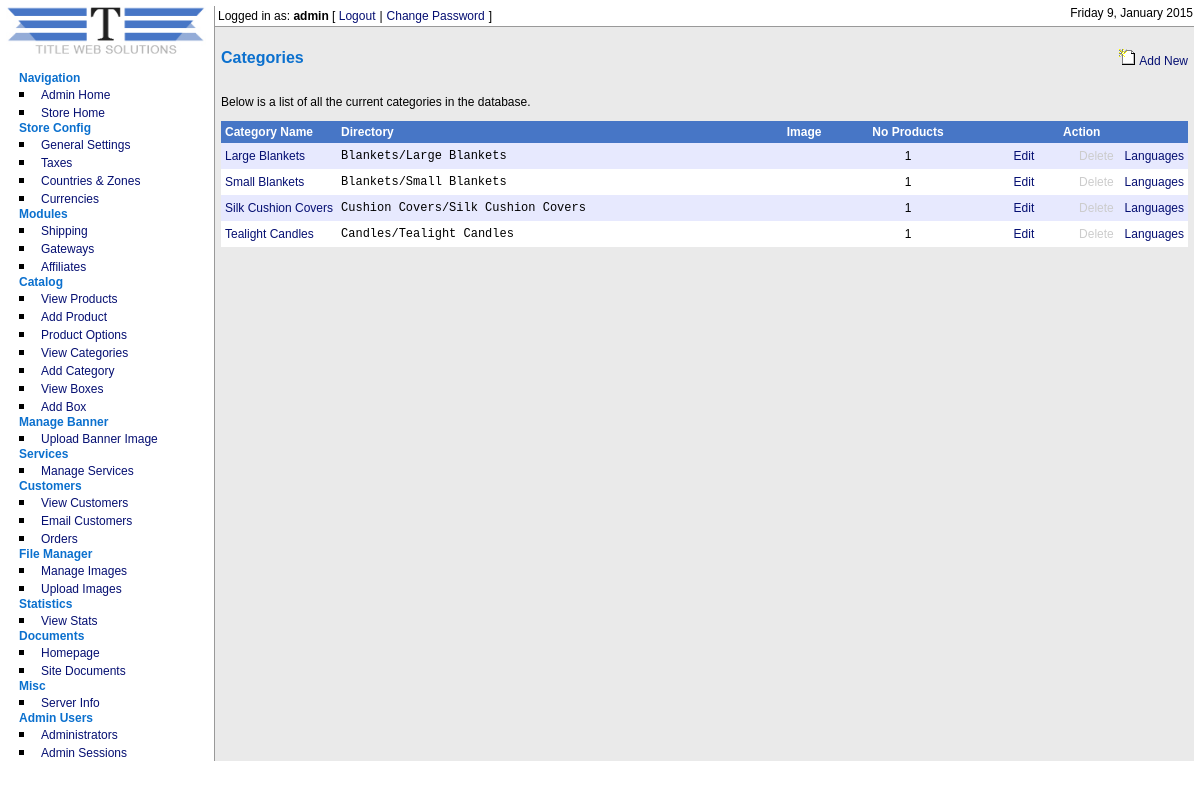
/admin/categories/index.php (signed in), run on the app's committed database.
### tables this page shows
CREATE TABLE IF NOT EXISTS `cubecart_admin_users` (
  `adminId` int(11) NOT NULL AUTO_INCREMENT,
  `name` varchar(255) NOT NULL DEFAULT '',
  `username` varchar(255) NOT NULL DEFAULT '',
  `password` varchar(32) NOT NULL DEFAULT '',
  `email` varchar(255) NOT NULL DEFAULT '',
  `noLogins` int(11) NOT NULL DEFAULT '0',
  `isSuper` int(11) NOT NULL DEFAULT '0',
  `notes` text,
  `failLevel` int(1) NOT NULL DEFAULT '0',
  `blockTime` int(10) NOT NULL DEFAULT '0',
  `lastTime` int(10) NOT NULL DEFAULT '0',
  KEY `adminId` (`adminId`)
);

CREATE TABLE IF NOT EXISTS `cubecart_category` (
  `cat_name` text NOT NULL,
  `cat_id` int(16) NOT NULL AUTO_INCREMENT,
  `cat_father_id` int(16) NOT NULL DEFAULT '0',
  `cat_image` varchar(250) NOT NULL DEFAULT '',
  `per_ship` decimal(20,2) NOT NULL DEFAULT '0.00',
  `item_ship` decimal(20,2) NOT NULL DEFAULT '0.00',
  `item_int_ship` decimal(20,2) NOT NULL DEFAULT '0.00',
  `per_int_ship` decimal(20,2) NOT NULL DEFAULT '0.00',
  `noProducts` int(11) DEFAULT '0',
  `box_id` int(11) NOT NULL,
  PRIMARY KEY (`cat_id`)
);

CREATE TABLE IF NOT EXISTS `cubecart_boxs` (
  `box_id` int(11) NOT NULL AUTO_INCREMENT,
  `box_title` varchar(255) NOT NULL,
  PRIMARY KEY (`box_id`)
);

### admin/categories/index.php (the view, shortened to what the rows shown need)
<?php
include("../../includes/global.inc.php");
require_once("../../classes/db.inc.php");
$db = new db();
include_once("../../includes/functions.inc.php");
$config = fetchDbConfig("config");
include_once("../../language/".$config['defaultLang']."/lang.inc.php");
include("../../includes/sslSwitch.inc.php");
include("../includes/auth.inc.php");
$catsPerPage = 25;
if(!isset($_GET['mode'])){
	if(isset($_GET['edit']) && $_GET['edit']>0){
		$query = sprintf("SELECT * FROM ".$glob['dbprefix']."CubeCart_category WHERE cat_id = %s", $db->mySQLSafe($_GET['edit']));
	} else {
		$query = "SELECT * FROM ".$glob['dbprefix']."CubeCart_category ORDER BY cat_id, cat_father_id ASC";
	}
	if(isset($_GET['page'])){
		$page = $_GET['page'];
	} else {
		$page = 0;
	}
	$results = $db->select($query, $catsPerPage, $page);
}
include("../includes/header.inc.php");
?>
<?php
if(!isset($_GET['mode']) && !isset($_GET['edit'])){
?>
<table width="100%"  border="0" cellspacing="0" cellpadding="4" class="mainTable">
  <?php
  if($results == TRUE){
  	for ($i=0; $i<count($results); $i++){
	$cellColor = cellColor($i);
	?>
  <tr>
    <td nowrap='nowrap' width="10%" class="<?php echo $cellColor; ?>"><a href="<?php echo $GLOBALS['rootRel']."index.php?act=viewCat&amp;catId=".$results[$i]['cat_id']; ?>" target="_blank" class="txtLink"><?php echo $results[$i]['cat_name']; ?></a></td>
    <td nowrap='nowrap'  class="<?php echo $cellColor; ?>"><span class="txtDir"><?php echo getCatDir3($results[$i]['cat_name'],$results[$i]['cat_father_id'], $results[$i]['cat_id'], $results[$i]['box_id']);?></span></td>
    <td align="center" valign="middle" nowrap='nowrap'  class="<?php echo $cellColor; ?>">
	<?php
	if(file_exists($GLOBALS['rootDir']."/images/uploads/".$results[$i]['cat_image']) && !empty($results[$i]['cat_image'])){
	$imgSize = getimagesize($GLOBALS['rootDir']."/images/uploads/".$results[$i]['cat_image']);
	?>
	<img src="<?php echo $glob['rootRel'];?>images/uploads/thumbs/thumb_<?php echo $results[$i]['cat_image']; ?>" alt="<?php echo $results[$i]['cat_name']; ?>" title="" <?php if($imgSize['0']>49){ ?>height="50"<?php }  ?> />
		<?php } else { echo "&nbsp;"; } ?></td>
    <td align="center" valign="middle" nowrap='nowrap'  class="<?php echo $cellColor; ?>"><span class="copyText"><?php echo $results[$i]['noProducts']; ?></span></td>
    <td align="center" width="10%" class="<?php echo $cellColor; ?>"><a
	<?php if(permission("categories","edit")==TRUE){ ?>
	href="?edit=<?php echo $results[$i]['cat_id']; ?>&box_id=<?php echo $results[$i]['box_id']; ?>" class="txtLink"
	<?php } else { echo $link401; } ?>
	><?php echo $lang['admin']['edit']; ?></a></td>
    <td align="center" width="5%" class="<?php echo $cellColor; ?>"><a
	<?php if(permission("categories","delete")==TRUE && $results[$i]['noProducts']<=0){ ?>
	href="javascript:decision('<?php echo $lang['admin']['delete_q']; ?>','?delete=<?php echo $results[$i]['cat_id']; ?>&amp;cat_father_id=<?php echo $results[$i]['cat_id'];?>');" class="txtLink"
	<?php } elseif(permission("categories","delete")==TRUE && $results[$i]['noProducts']>0) {
	echo "href='javascript:alert(\"".$lang['admin']['categories']['cannot_del']."\")' class='txtNullLink'";
	} else { echo $link401; } ?>
	><?php echo $lang['admin']['delete']; ?></a></td>
    <td align="center" width="5%" class="<?php echo $cellColor; ?>"><a <?php if(permission("categories","edit")==TRUE){ ?>href="languages.php?cat_master_id=<?php echo $results[$i]['cat_id']; ?>" class="txtLink"<?php } else { echo $link401; } ?> ><?php echo $lang['admin']['docs']['languages']; ?></a></td>
  </tr>
  <?php }
  } else { ?>
   <tr>
    <td colspan="7" class="tdText"><?php echo $lang['admin']['categories']['no_cats_exist'];?></td>
  </tr>
  <?php } ?>
</table>
<?php } ?>
<?php include("../includes/footer.inc.php"); ?>

### admin/includes/header.inc.php (shortened to what the rows shown need)
<!DOCTYPE HTML PUBLIC "-//W3C//DTD XHTML 1.0 Transitional//EN" "http://www.w3.org/TR/xhtml1/DTD/xhtml1-transitional.dtd">
<html xmlns="http://www.w3.org/1999/xhtml">
<head>
<link href="<?php echo $GLOBALS['rootRel']; ?>admin/styles/style.css" rel="stylesheet" type="text/css" />
</head>
<body>
<?php
if(isset($_SESSION['ccAdmin']) && strpos(dirname($_SERVER['PHP_SELF']), $_SESSION['ccAdminPath']) == 0){ ?>
<table width="100%" border="0" cellspacing="0" cellpadding="0">
  <tr>
    <td valign="top" width="180" rowspan="3" class="tdNav">
<?php include($GLOBALS['rootDir']."/admin/includes/navigation.inc.php"); ?>
	</td>
  </tr>
  <tr>
  <td valign="top" class="tdContent">
<div id="topBar">
<div id="loginBar">
	<span class="txtLogin"><?php echo $lang['admin']['incs']['logged_in_as'];?> <strong><?php echo $ccAdminData[0]['username']; ?></strong> [ </span><a href="<?php echo $GLOBALS['rootRel']; ?>admin/logout.php" class="txtLink"><?php echo $lang['admin']['incs']['logout'];?></a> <span class="txtLogin">|</span> <a href="<?php echo $GLOBALS['rootRel'];?>admin/adminusers/changePass.php" class="txtLink"><?php echo $lang['admin']['incs']['change_pass'];?></a> <span class="txtLogin">]</span>
</div>
<div id="dateBar">
	<span class="txtLogin"><?php echo formatTime(time(),$strftime); ?></span>
</div>
</div>
<div id="contentPad">
<?php } ?>

### includes/functions.inc.php (shortened to what the rows shown need)
<?php
function fetchDbConfig($confName) {
	global $glob, $db;
	$result = $db->select("SELECT array FROM ".$glob['dbprefix']."CubeCart_config WHERE name = ".$db->mySQLSafe($confName));
		if($result==TRUE){
			$base64Encoded = unserialize($result[0]['array']);
			foreach($base64Encoded as $key => $value){
				$base64Decoded[base64_decode($key)] = stripslashes(base64_decode($value));
			}
			return $base64Decoded;
		} else {
			return FALSE;
		}
}
function cellColor($i, $tdEven="tdEven", $tdOdd="tdOdd"){
	$cellColor = "";
	if(is_double($i/2)){
		$cellColor = $tdOdd;
	} else {
		$cellColor = $tdEven;
	}
	return $cellColor;
}
function formatTime ($timestamp, $format=FALSE) {
	global $config;
	$sign = substr($config['timeOffset'],0,1);
	$value = substr($config['timeOffset'],1);
	if($sign=="+"){
		$seconds = $timestamp+$value;
	} elseif($sign=="-"){
		$seconds = $timestamp-$value;
	} else {
		$seconds = $timestamp;
	}
	return strftime($format,$seconds);
}
function permission ($section,$permission) {
	global $ccAdminData;
	if(!isset($ccAdminData[$section][$permission])){
		$ccAdminData[$section][$permission] = "";
	}
	if($ccAdminData[$section][$permission]==1 OR $ccAdminData[0]['isSuper']==1){
		$result = TRUE;
	} else {
		$result = FALSE;
	}
	return $result;
}
function getCatDir3($catName, $cat_father_id, $catId, $box_id, $link=FALSE){
	global $sessId,$db,$config,$glob,$lang_folder;
	$Boxquery = "SELECT box_title FROM ".$glob['dbprefix']."CubeCart_boxs WHERE box_id =".$box_id ;
	 $boxArray = $db->select($Boxquery);
	echo($boxArray[0]['box_title']);
	$query = "SELECT cat_id, cat_name, cat_father_id FROM ".$glob['dbprefix']."CubeCart_category ORDER BY cat_id DESC";
	$catArray = $db->select($query);
	$resultsForeign = $db->select("SELECT cat_master_id as cat_id, cat_name FROM ".$glob['dbprefix']."CubeCart_cats_lang WHERE cat_lang = '".$lang_folder."'");
	$dirArray[0] = $config['dirSymbol'].$catName;
	for ($i=0; $i<=count($catArray); $i++) {
		if(is_array($resultsForeign)){
			for ($k=0; $k<count($resultsForeign); $k++){
				if($resultsForeign[$k]['cat_id'] == $catArray[$i]['cat_id']){
					$catArray[$i]['cat_name'] = validHTML($resultsForeign[$k]['cat_name']);
				}
			}
		}
		if(isset($catArray[$i]['cat_id']) && $catArray[$i]['cat_id']==$cat_father_id) {
			if($link == TRUE){
				$dirArray[$i+1] = $config['dirSymbol']."<a href='".$GLOBALS['rootRel']."index.php?ccUser=".$sessId."&amp;catId=".$catArray[$i]['cat_id']."&amp;act=viewCat' class='txtLocation'>".$catArray[$i]['cat_name']."</a>";
			} else {
			$dirArray[$i+1]= $config['dirSymbol'].$catArray[$i]['cat_name'];
			}
			$cat_father_id = $catArray[$i]['cat_father_id'];
		}
	}
	krsort($dirArray);
	reset($dirArray);
	$dir = "";
	foreach($dirArray as $key => $value){
	 	$dir.= $value;
	}
	return $dir;
}
?>

### data on the page
cubecart_admin_users: username "admin"
cubecart_category: cat_name "Large Blankets", noProducts "1"
cubecart_boxs: box_title "Blankets"
cubecart_category: cat_name "Small Blankets", noProducts "1"
cubecart_category: cat_name "Silk Cushion Covers", noProducts "1"
cubecart_boxs: box_title "Cushion Covers"
cubecart_category: cat_name "Tealight Candles", noProducts "1"
cubecart_boxs: box_title "Candles"

### other printed values
$lang['admin']['nav']['navigation'] "Navigation"
$lang['admin']['nav']['admin_home'] "Admin Home"
$lang['admin']['nav']['store_home'] "Store Home"
$lang['admin']['nav']['store_config'] "Store Config"
$lang['admin']['nav']['gen_settings'] "General Settings"
$lang['admin']['nav']['taxes'] "Taxes"
$lang['admin']['nav']['countries_zones'] "Countries & Zones"
$lang['admin']['nav']['currencies'] "Currencies"
$lang['admin']['nav']['modules'] "Modules"
$lang['admin']['nav']['shipping'] "Shipping"
$lang['admin']['nav']['gateways'] "Gateways"
$lang['admin']['nav']['affiliates'] "Affiliates"
$lang['admin']['nav']['catalog'] "Catalog"
$lang['admin']['nav']['view_products'] "View Products"
$lang['admin']['nav']['add_product'] "Add Product"
